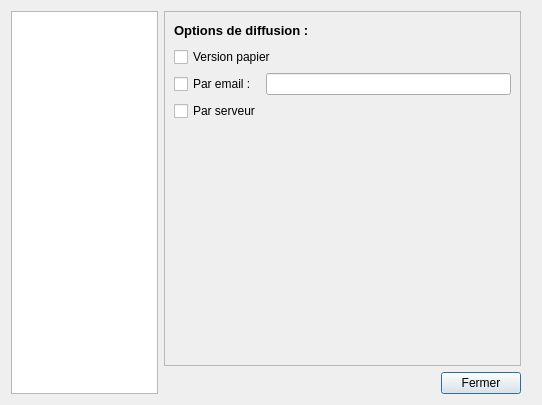
<?xml version="1.0" encoding="UTF-8"?>
<ui version="4.0">
 <class>OptionsDialog</class>
 <widget class="QDialog" name="OptionsDialog">
  <property name="geometry">
   <rect>
    <x>0</x>
    <y>0</y>
    <width>542</width>
    <height>405</height>
   </rect>
  </property>
  <property name="windowTitle">
   <string>Options par classe</string>
  </property>
  <layout class="QHBoxLayout" name="horizontalLayout" stretch="2,5">
   <item>
    <widget class="QListWidget" name="list_classes"/>
   </item>
   <item>
    <layout class="QVBoxLayout" name="verticalLayout_2">
     <property name="rightMargin">
      <number>10</number>
     </property>
     <item>
      <widget class="QScrollArea" name="scrollArea">
       <property name="widgetResizable">
        <bool>true</bool>
       </property>
       <widget class="QWidget" name="scrollAreaWidgetContents">
        <property name="geometry">
         <rect>
          <x>0</x>
          <y>0</y>
          <width>357</width>
          <height>352</height>
         </rect>
        </property>
        <layout class="QVBoxLayout" name="verticalLayout">
         <item>
          <layout class="QHBoxLayout" name="horizontalLayout_4">
           <property name="topMargin">
            <number>0</number>
           </property>
           <item>
            <widget class="QLabel" name="label">
             <property name="text">
              <string>&lt;html&gt;&lt;head/&gt;&lt;body&gt;&lt;p&gt;&lt;span style=&quot; font-size:10pt; font-weight:600;&quot;&gt;Options de diffusion :&lt;/span&gt;&lt;/p&gt;&lt;/body&gt;&lt;/html&gt;</string>
             </property>
            </widget>
           </item>
           <item>
            <widget class="QLabel" name="label_name_class">
             <property name="text">
              <string/>
             </property>
            </widget>
           </item>
           <item>
            <spacer name="horizontalSpacer_2">
             <property name="orientation">
              <enum>Qt::Horizontal</enum>
             </property>
             <property name="sizeHint" stdset="0">
              <size>
               <width>40</width>
               <height>20</height>
              </size>
             </property>
            </spacer>
           </item>
          </layout>
         </item>
         <item>
          <widget class="QCheckBox" name="checkbox_paper">
           <property name="text">
            <string>Version papier</string>
           </property>
          </widget>
         </item>
         <item>
          <layout class="QHBoxLayout" name="horizontalLayout_2">
           <property name="bottomMargin">
            <number>0</number>
           </property>
           <item>
            <widget class="QCheckBox" name="checkbox_email">
             <property name="text">
              <string>Par email : </string>
             </property>
            </widget>
           </item>
           <item>
            <widget class="QLineEdit" name="edit_email">
             <property name="minimumSize">
              <size>
               <width>200</width>
               <height>0</height>
              </size>
             </property>
            </widget>
           </item>
          </layout>
         </item>
         <item>
          <widget class="QCheckBox" name="checkbox_server">
           <property name="text">
            <string>Par serveur</string>
           </property>
          </widget>
         </item>
         <item>
          <spacer name="verticalSpacer">
           <property name="orientation">
            <enum>Qt::Vertical</enum>
           </property>
           <property name="sizeHint" stdset="0">
            <size>
             <width>20</width>
             <height>40</height>
            </size>
           </property>
          </spacer>
         </item>
        </layout>
       </widget>
      </widget>
     </item>
     <item>
      <layout class="QHBoxLayout" name="horizontalLayout_3">
       <property name="bottomMargin">
        <number>0</number>
       </property>
       <item>
        <spacer name="horizontalSpacer">
         <property name="orientation">
          <enum>Qt::Horizontal</enum>
         </property>
         <property name="sizeHint" stdset="0">
          <size>
           <width>40</width>
           <height>20</height>
          </size>
         </property>
        </spacer>
       </item>
       <item>
        <widget class="QPushButton" name="button_close">
         <property name="text">
          <string>Fermer</string>
         </property>
        </widget>
       </item>
      </layout>
     </item>
    </layout>
   </item>
  </layout>
 </widget>
 <resources/>
 <connections>
  <connection>
   <sender>button_close</sender>
   <signal>clicked()</signal>
   <receiver>OptionsDialog</receiver>
   <slot>accept()</slot>
   <hints>
    <hint type="sourcelabel">
     <x>459</x>
     <y>375</y>
    </hint>
    <hint type="destinationlabel">
     <x>370</x>
     <y>366</y>
    </hint>
   </hints>
  </connection>
 </connections>
</ui>
